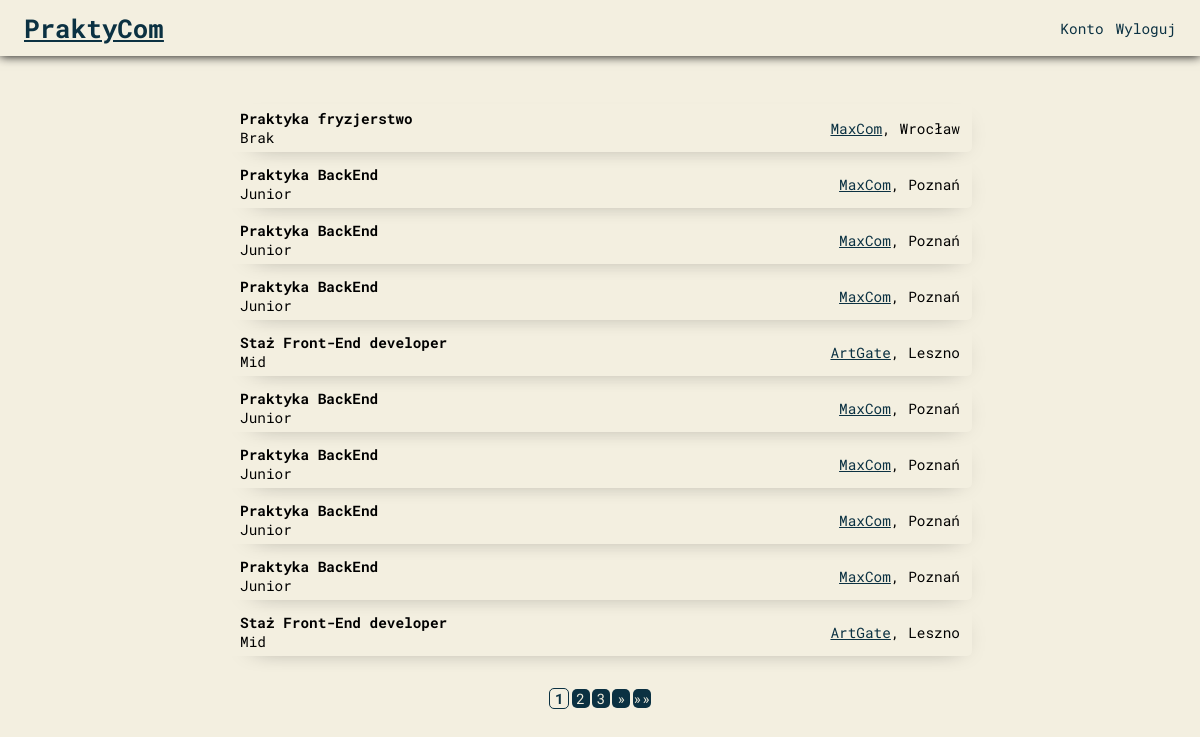
The page /index.php (signed in) on the database its author committed.
### tables this page shows
CREATE TABLE `oferty` (
  `id` int(255) NOT NULL,
  `tytul` varchar(50) NOT NULL,
  `opis` text NOT NULL,
  `poziom` varchar(25) NOT NULL,
  `id_pracodawcy` int(11) NOT NULL,
  `lokalizacja` varchar(30) NOT NULL
);

CREATE TABLE `pracodawcy` (
  `id` int(255) NOT NULL,
  `firma` varchar(50) NOT NULL,
  `email` varchar(50) NOT NULL,
  `haslo` varchar(255) NOT NULL
);

### index.php (the view, shortened to what this page needs)
<?php
include "connection.php";
$loginPage = 'login.php';
$signupPage = 'singup.php';
function generatePageLink($page, $label, $params = '', $class) {
    return "<a href='$page?$params' class='$class' >$label</a>";
}
?>
<!DOCTYPE html>
<html lang="pl">
<head>
    <link rel="stylesheet" href="style.css">
</head>
<body>
<header>
    <a href="index.php" id="logo">PraktyCom</a>
    <div id="opcje">
    <?php
    if (isset($_SESSION['user_id'])) {
        if (isset($_SESSION['user_imie']) && isset($_SESSION['user_nazwisko'])) {
            $userParams = $_SESSION['user_imie'] . '.' . $_SESSION['user_nazwisko'] . '.' . $_SESSION['user_id'];
            echo generatePageLink('panelPraktykanta.php', 'Konto', $userParams, '');
        } elseif (isset($_SESSION['user_firma'])) {
            $userParams = $_SESSION['user_firma'] . '.' . $_SESSION['user_id'];
            echo generatePageLink('panelPracodawcy.php', 'Konto', $userParams, '');
        }
        echo generatePageLink('logout.php', 'Wyloguj', '', '');
    } else {
        echo generatePageLink($loginPage, 'Zaloguj się', '', '');
        echo generatePageLink($signupPage, 'Zarejestruj się', '', '');
    }
    ?>
    </div>
</header>
<main>
    <div id="ogloszenia">
        <?php
        $ofertyNaStrone = 10;
        if (isset($_GET['strona'])) {
            $strona = $_GET['strona'];
        } else {
            $strona = 1;
        }
        $poczatek = ($strona - 1) * $ofertyNaStrone;
        $query = "SELECT oferty.id AS oferta_id, oferty.tytul AS tytul, oferty.lokalizacja AS lokalizacja, oferty.poziom AS poziom, pracodawcy.firma AS firma, pracodawcy.id AS id
                  FROM oferty
                  INNER JOIN pracodawcy ON oferty.id_pracodawcy = pracodawcy.id
                  ORDER BY oferty.id DESC
                  LIMIT $poczatek, $ofertyNaStrone";
        $result = mysqli_query($conn, $query);
        if ($result && mysqli_num_rows($result) > 0) {
            while ($row = mysqli_fetch_assoc($result)) {
                $id_ogloszenia = $row['oferta_id'];
                $tytul = $row['tytul'];
                $firma = $row['firma'];
                $firmaId = $row['id'];
                $lokalizacja = $row['lokalizacja'];
                $poziom = $row['poziom'];
                echo '<div class="ogloszenie" onclick="location.href=\'jobad.php?id=' . htmlspecialchars($id_ogloszenia) . '\'">';
                echo '<div class="tytulOferty">';
                echo '<p class="tytul">' . htmlspecialchars($tytul) . '</p>';
                echo '<p>' . htmlspecialchars($poziom) . '</p>';
                echo '</div>';
                echo '<div class="daneOferty">';
                echo '<a href="panelPracodawca.php?' . htmlspecialchars($firma) . '.' . htmlspecialchars($firmaId) . '">' . htmlspecialchars($firma) . '</a>';
                echo '<p>, ' . htmlspecialchars($lokalizacja) . '</p>';
                echo '</div>';
                echo '</div>';
            }
        } else {
            echo "Brak danych lub błąd zapytania.";
        }
        $query = "SELECT COUNT(id) AS ilosc_ofert FROM oferty";
        $result = mysqli_query($conn, $query);
        $row = mysqli_fetch_assoc($result);
        $ilosc_ofert = $row['ilosc_ofert'];
        $liczba_stron = ceil($ilosc_ofert / $ofertyNaStrone);
        echo "<div class='numery'>";
        if ($liczba_stron > 1) {
            for ($i = 1; $i <= $liczba_stron; $i++) {
                if ($i == $strona) {
                    echo generatePageLink('index.php', $i, "strona=$i", 'przyciskiStrony active');
                } else {
                    echo generatePageLink('index.php', $i, "strona=$i", 'przyciskiStrony');
                }
            }
            if ($strona < $liczba_stron) {
                $nastepna = $strona + 1;
                echo generatePageLink('index.php', '&raquo;', "strona=$nastepna", '');
            }
            if($strona != $liczba_stron){
            echo generatePageLink('index.php', '&raquo;&raquo;', "strona=$liczba_stron", '');
            }
        }
        echo "</div>";
        ?>
    </div>
</main>
</body>
</html>

### style.css (style rules this page uses)
* { padding: 0; margin: 0; font-family: "Roboto Mono", monospace; }
html { font-size: 1.8vh; background: #f3efe0; }
header { display: flex; align-items: center; justify-content: space-between; height: 7vh; width: 100vw; box-shadow: 0 0 10px 0; }
header #logo { font-size: 1.8rem; color: #0b3142; font-weight: 800; margin-left: 0; height: 4vh; margin-left: 2vw; display: flex; justify-content: center; align-items: center; }
header #opcje { display: flex; margin-right: 2vw; }
header #opcje a { color: #0b3142; text-decoration: unset; margin-left: 1vw; }
body { display: flex; align-items: center; flex-direction: column; }
main { margin: 5vh 0 0 0; min-height: 50vh; }
main a { color: #0b3142; }
main #ogloszenia .ogloszenie { cursor: pointer; box-shadow: black 7px 7px 25px -20px; border-radius: 5px; height: 6vh; width: 60vw; margin-top: 1vh; display: flex; justify-content: space-between; align-items: center; padding: 0 1vw 0 1vw; }
main #ogloszenia .ogloszenie .tytulOferty { display: flex; flex-direction: column; }
main #ogloszenia .ogloszenie .tytulOferty .tytul { font-weight: 800; }
main #ogloszenia .ogloszenie .daneOferty { display: flex; flex-direction: row; }
main #ogloszenia .ogloszenie .daneOferty a { color: #0b3142; }
main #ogloszenia .numery { display: flex; align-items: center; justify-content: center; margin: 3vh 0 0 0; }
main #ogloszenia .numery a { text-decoration: unset; background-color: #0b3142; color: #f3efe0; border-radius: 5px; display: flex; align-items: center; justify-content: center; width: 1.5vw; margin: 1vh 0.1vw 0.1vw; }
main #ogloszenia .numery .przyciskiStrony.active { font-weight: 900; background-color: #f3efe0; color: #0b3142; border: solid #0b3142 1px; }

### rows shown on the page
oferty: tytul "Praktyka fryzjerstwo", poziom "Brak", id_pracodawcy.firma "MaxCom", lokalizacja "Wrocław"
oferty: tytul "Praktyka BackEnd", poziom "Junior", id_pracodawcy.firma "MaxCom", lokalizacja "Poznań"
oferty: tytul "Praktyka BackEnd", poziom "Junior", id_pracodawcy.firma "MaxCom", lokalizacja "Poznań"
oferty: tytul "Praktyka BackEnd", poziom "Junior", id_pracodawcy.firma "MaxCom", lokalizacja "Poznań"
oferty: tytul "Staż Front-End developer", poziom "Mid", id_pracodawcy.firma "ArtGate", lokalizacja "Leszno"
oferty: tytul "Praktyka BackEnd", poziom "Junior", id_pracodawcy.firma "MaxCom", lokalizacja "Poznań"
oferty: tytul "Praktyka BackEnd", poziom "Junior", id_pracodawcy.firma "MaxCom", lokalizacja "Poznań"
oferty: tytul "Praktyka BackEnd", poziom "Junior", id_pracodawcy.firma "MaxCom", lokalizacja "Poznań"
oferty: tytul "Praktyka BackEnd", poziom "Junior", id_pracodawcy.firma "MaxCom", lokalizacja "Poznań"
oferty: tytul "Staż Front-End developer", poziom "Mid", id_pracodawcy.firma "ArtGate", lokalizacja "Leszno"

### other values the page prints
$label "Konto Wyloguj » »»"
$label "1"
$label "2"
$label "3"
